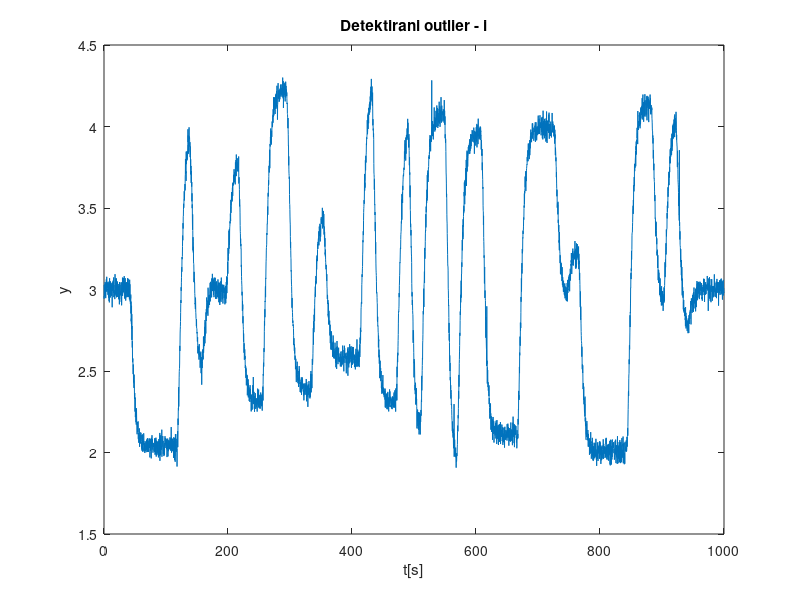

The MATLAB source for this figure: (Note: this script raises an error after producing the figure.)
%-- Ucitavanje podataka--
data=load('identData_7.txt');

Ts = 0.2;

T=data(:,1); %vektor uzrokovanja 
U=data(:,2); %vektor ulaza
Y=data(:,3); %vektor izlaza

%-- Graf ovisnosti izlaza o vremenu -- 
% figure(1);
% plot(T,Y);
% title("y(t)");
% ylabel("y");
% xlabel("t[s]");


%------------------------------- OUTLIER-I --------------------------------


%-- Detekcija outlier-a --

ol_idx1 = find(T==528.6); % Index outlier-a nastalih u nekom vremenskom 
ol_idx2 = find(T==564.6); % trenutku t
ol_idx3 = find(T==928);
outliers = [ol_idx1, ol_idx2, ol_idx3];

% --> Prikaz outlier-a na grafu
figure(2);
plot(T,Y);
title("Detektirani outlier - i");
ylabel("y");
xlabel("t[s]");
hold on;

scatter(T(ol_idx1),Y(ol_idx1),40,'d','r','filled');
scatter(T(ol_idx2),Y(ol_idx2),40,'d','r','filled');
scatter(T(ol_idx3),Y(ol_idx3),40,'d','r','filled');

ol_txt1 = strcat(" Indeks: ",num2str(ol_idx1));
ol_txt2 = strcat(" Indeks: ",num2str(ol_idx2));
ol_txt3 = strcat(" Indeks: ",num2str(ol_idx3));
 
text(T(ol_idx1),Y(ol_idx1),ol_txt1,'FontSize',10);
text(T(ol_idx2),Y(ol_idx2),ol_txt2,'FontSize',10);
text(T(ol_idx3),Y(ol_idx3),ol_txt3,'FontSize',10);



%-- Izbacivanje outliera-a --
Y(ol_idx1) = (Y(ol_idx1 - 1) + Y(ol_idx1 - 2) + Y(ol_idx1 + 1) + ...
              Y(ol_idx1 + 2))/4; 
          
Y(ol_idx2) = (Y(ol_idx2 - 1) + Y(ol_idx2 - 2) + Y(ol_idx2 + 1) + ...
              Y(ol_idx2 + 2))/4; 
          
Y(ol_idx3) = (Y(ol_idx3 - 1) + Y(ol_idx3 - 2) + Y(ol_idx3 + 1) + ...
              Y(ol_idx3 + 2))/4; 
          
          
          
%------------------------ Nedostajuci podatci -----------------------------



cntOut = 1; % Brojac izlaznih podataka koji nedostaju
cntInp = 1; % -||- ulaznih -||-
missingOutputData_idx = []; % Indeksi podataka koji nedostaju
missingInputData_idx = [];

%-- Nalazenje indeksa podataka koji nedostaju --
for i = 1:length(Y)
    
    if isnan(Y(i)) == 1
        
        missingOutputData_idx(cntOut) = i;
        cntOut = cntOut + 1;
        
    end    
    
     if isnan(U(i)) == 1
        
        missingInputData_idx(cntInp) = i;
        cntInp = cntInp + 1;
        
    end 
    
end


%-- Linearna interpolacija--

%--> Izlazni podatci
if isempty(missingOutputData_idx) == 0
    
    for i=1:length(missingOutputData_idx)
        z = missingOutputData_idx(i);  
    
        if z ~= length(Y) 
            x1=T(z-1); % Koordinate prethodne i sljedece tocke
            x2=T(z+1);
            y1=Y(z-1);
            y2=Y(z+1);
            t=T(z); % Vremenski trenutak podatka koji fali
            Y(z)=((y2-y1)/(x2-x1))*(t-x1)+y1; % Jednadzba pravca
        else 
            Y(z)=Y(z-1);
            
        end     
    end
end

%--> Ulazni podatci
if isempty(missingInputData_idx) == 0
    
    for i=1:length(missingInputData_idx)
        z = missingInputData_idx(i);  
    
        if z ~= length(Y) 
            x1=T(z-1);
            x2=T(z+1);
            y1=U(z-1);
            y2=U(z+1);
            t=T(z);
            U(z)= ((y2-y1)/(x2-x1))*(t-x1)+y1;
        else 
            U(z)=Y(z-1);
            
        end     
    end
end


%--> Prikaz grafova s novim podatcima

% Izlazni podatci
mOD_idx1 = missingOutputData_idx(1);  % Indeksi izlaznih podataka koji
mOD_idx2 = missingOutputData_idx(2); % nedostaju
mOD_idx3 = missingOutputData_idx(3);

figure(3);
plot(T,Y);
title("Nadopunjeni izlazni podatci");
ylabel("y");
xlabel("t[s]");
hold on;

scatter(T(mOD_idx1),Y(mOD_idx1),60,'d','g','filled');
scatter(T(mOD_idx2),Y(mOD_idx2),40,'d','g','filled');
scatter(T(mOD_idx3),Y(mOD_idx3),40,'d','g','filled');

mOD_txt1 = strcat(" Indeks: ",num2str(mOD_idx1));
mOD_txt2 = strcat(" Indeks: ",num2str(mOD_idx2));
mOD_txt3 = strcat(" Indeks: ",num2str(mOD_idx3));
 
text(T(mOD_idx1),Y(mOD_idx1)+ 0.05,mOD_txt1,'FontSize',10,'VerticalAlignment'...
                                ,'bottom', 'HorizontalAlignment', 'left');
text(T(mOD_idx2),Y(mOD_idx2),mOD_txt2,'FontSize',10,'VerticalAlignment'... 
                                ,'top', 'HorizontalAlignment', 'left');
text(T(mOD_idx3) + 0.05,Y(mOD_idx3),mOD_txt3,'FontSize',10,'VerticalAlignment'...
                                ,'bottom', 'HorizontalAlignment', 'left');
                            
                            
% Ulazni podatci / nema podataka koji fale
figure(4);
plot(T,U);
title("Nadopunjeni ulazni podatci");
ylabel("u");
xlabel("t[s]");



%-- Uklanjanje srednje vrijednosti --

Y_NoMean = detrend(Y,'constant');
U_NoMean = detrend(U,'constant');

figure(4);
plot(T,Y);
title("Y,Uklonjena srednja vrijednost");
ylabel("y");
xlabel("t[s]");
hold on;
plot(T,Y_NoMean);


figure(5);
plot(T,U);
title("U,Uklonjena srednja vrijednost");
ylabel("u");
xlabel("t[s]");
hold on;
plot(T,U_NoMean);

%-- Uklanjanje linearne aproksimacije --

Y_NoLin = detrend(Y,'linear');
U_NoLin = detrend(U,'linear');

figure(6);
plot(T,Y);
title("Y,Uklonjena linearna aproksimacija");
ylabel("y");
xlabel("t[s]");
hold on;
plot(T,Y_NoLin);


figure(7);
plot(T,U);
title("U,Uklonjena linearna aproksimacija");
ylabel("u");
xlabel("t[s]");
hold on;
plot(T,U_NoLin);


%------------------------ Podjela podataka---------------------------------

%-- Podjela na trening i test skup 80/20--

trainLim = round(length(Y)*0.6);
valLim = trainLim + 1; % Izbjegavanje istog podatka u oba skupa
testLim = round(length(Y)*0.8);  % -||-

Y_train = Y_NoMean(1:trainLim);
Y_val = Y_NoMean(valLim:testLim);
Y_test = Y_NoMean(testLim+1:length(Y));

U_train = U_NoMean(1:trainLim);
U_val = U_NoMean(valLim:testLim);
U_test = U_NoMean(testLim+1:length(U));




%--------------------- Priprema za SysIdTool ------------------------------

data_Train = iddata(Y_train, U_train, Ts);
data_Val = iddata(Y_val,U_val, Ts);
data_Test = iddata(Y_test, U_test,  Ts);


%------------------------- ARX Model --------------------------------------

NN = struc(1:5, 1:5, 1:5);
V = arxstruc(data_Train, data_Val, NN);
bestParams1 = selstruc(V,0);

% Best combination = [5 5 5]
modArx = arx(data_Train, bestParams1);

figure; compare(data_Train,modArx);
figure; compare(data_Val,modArx);
figure; compare(data_Test,modArx);


%----------------------- ARMAX Model --------------------------------------

bestFit = 0;

for na = 1:5
    
    for nb = 1:5
        
        for nc = 1:5
            
            for nk = 0:5
                
                modArmax = armax(data_Train, [na nb nc nk]);
                [y, fit, ic] = compare(data_Train, modArmax);
                
                if fit > bestFit
                    bestParams2 = [na nb nc nk];
                    bestFit = fit;
                    
                end
            end
                
        end
    end
    
end

% Best combination = [5 2 4 3]
modArmax = armax(data_Train, bestParams2);

figure; compare(data_Train,modArmax);
figure; compare(data_Val,modArmax);
figure; compare(data_Test,modArmax);


%-------------------------- BJ Model --------------------------------------

bestFit = 0;

for nb = 1:5
    
    for nc = 1:5
        
        for nd = 1:5
            
            for nf = 1:5
                
                for nk = 0:5
                
                    modBJ = bj(data_Train, [nb nc nd nf nk]);
                    [y, fit, ic] = compare(data_Train, modBJ);

                    if fit > bestFit
                        bestParams3 = [nb nc nd nf nk];
                        bestFit = fit;

                    end

                end
            end
                
        end
    end
    
end

% Best combination = [5 5 3 4 5]
modBJ = bj(data_Train, bestParams3);

figure; compare(data_Train,modBJ);
figure; compare(data_Val,modBJ);
figure; compare(data_Test,modBJ);


% Compare linear models
figure; compare(data_Test,modArx,modArmax,modBJ);



% %------------------------ NARX Model---------------------------------------
% 
% % -- WaveNet--
% 
% modNARX_WN = nlarx(data_Train,modArx);
% 
% figure; compare(data_Train,modNARX_WN);
% figure; compare(data_Val,modNARX_WN);
% figure; compare(data_Test,modNARX_WN);
% 
% bestFit = 0;
% 
% for NoU = 1:20
%     modNARX_WN2 = nlarx(data_Train,modArx,wavenet('NumberofUnits',NoU));
%     [y, fit, ic] = compare(data_Train, modNARX_WN2);
%     if fit > bestFit
%         bestFit = fit;
%         bestNoU = NoU; 
%     end
% end
% 
% % disp(bestNoU);
% % --> Best NoU is 4
% 
%  modNARX_WN2 = nlarx(data_Train,modArx,wavenet('NumberofUnits',bestNoU));
% 
% figure; compare(data_Train,modNARX_WN2);
% figure; compare(data_Val,modNARX_WN2);
% figure; compare(data_Test,modNARX_WN2);
% 
% figure; compare(data_Test,modNARX_WN,modNARX_WN2);
% 
% 
% 
% % --Sigmoidnet--
% 
% modNARX_SN = nlarx(data_Train,modArx,sigmoidnet);
% 
% figure; compare(data_Train,modNARX_SN);
% figure; compare(data_Val,modNARX_SN);
% figure; compare(data_Test,modNARX_SN);
% 
% 
% 
% % --Neural network--
% N1 = 5; N2 = 2;
% ff_bestStruct = [N1, N2];
% ff_Tfcn = {'radbas','logsig','softmax','tansig'};
% ff_bestTfcn = 'radbas';
% bestFit = 0;
% 
% 
% for N2 = 2:10
%     for fcn_no = 1:length(ff_Tfcn)
%         
%         ff = feedforwardnet([N1 N2]);
%         ff.layers{2}.transferFcn = ff_Tfcn{fcn_no};
%         ff.trainParam.epochs = 50;
%         modNARX_NN = nlarx(data_Train,modArx,neuralnet(ff));
%         [y, fit, ic] = compare(data_Train, modNARX_NN);
% 
%         if fit > bestFit
%             bestFit = fit;
%             ff_bestStruct = [N1 N2];
%             ff_bestTfcn = ff_Tfcn{fcn_no};
%         end
%     end
% end
% 
% % Best combination: [5 8] tansig
% disp(ff_bestStruct); disp(ff_bestTfcn);
% ff = feedforwardnet(ff_bestStruct);
% ff.layers{2}.transferFcn = ff_bestTfcn;
% ff.trainParam.epochs = 50;
% 
% modNARX_NN = nlarx(data_Train,modArx,neuralnet(ff));
% 
% figure; compare(data_Train,modNARX_NN);
% figure; compare(data_Val,modNARX_NN);
% figure; compare(data_Test,modNARX_NN);
% 
% 
% % Compare nonlinear models
% figure; compare(data_Test, modNARX_WN, modNARX_WN2, modNARX_SN, modNARX_NN);





